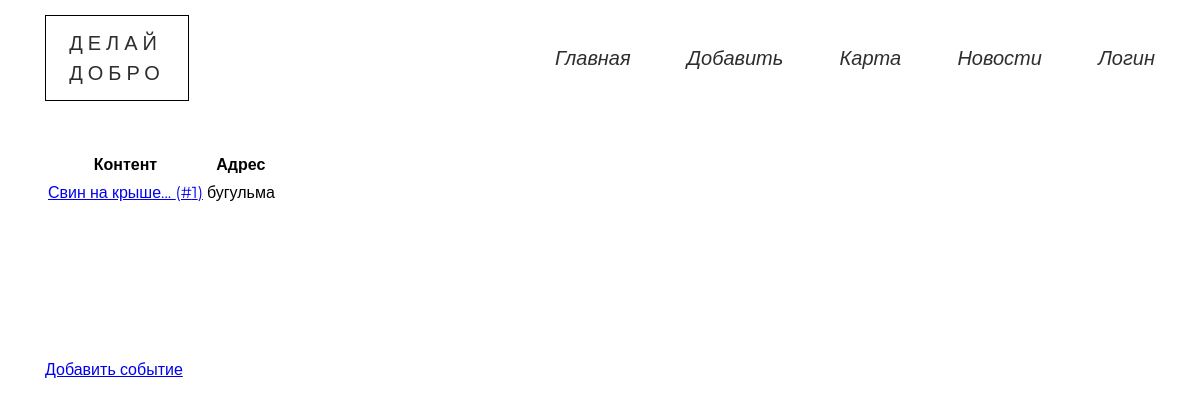
/events/, run on an earlier commit of the app's database.
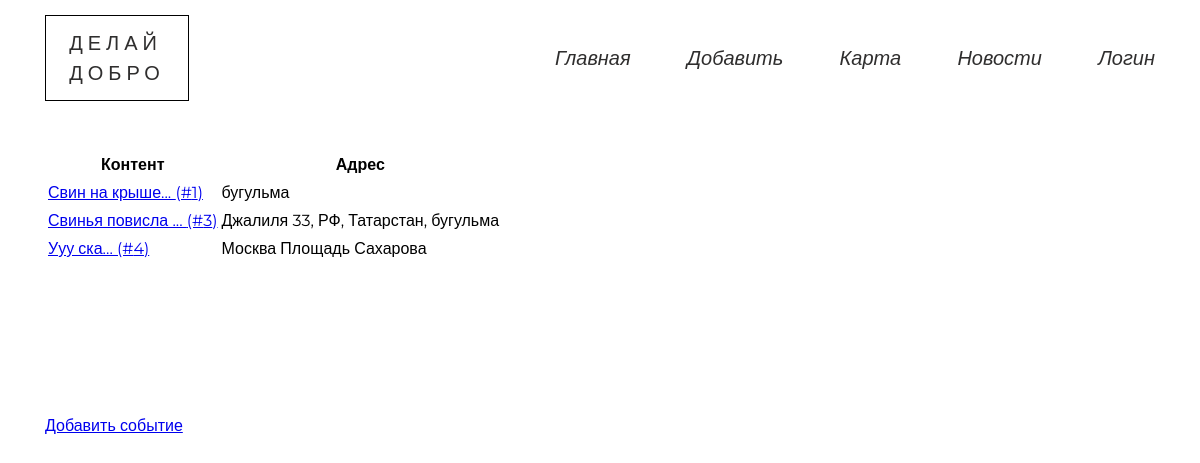
And on a later commit of the database.
### data/model_events.py (models this page shows)
class Event(SqlAlchemyBase, SerializerMixin):
    __tablename__ = 'events'
    id = sqlalchemy.Column(sqlalchemy.Integer,
                           primary_key=True, autoincrement=True)
    address = sqlalchemy.Column(sqlalchemy.String)
    content = sqlalchemy.Column(sqlalchemy.String)
    ll = sqlalchemy.Column(sqlalchemy.String)
    additions = sqlalchemy.Column(sqlalchemy.String)
    user_id = sqlalchemy.Column(sqlalchemy.Integer,
                                sqlalchemy.ForeignKey("users.id"))
    photo = sqlalchemy.orm.relation("File", uselist=False)

### blueprints/events.py (the view)
@blueprint.route('/events/', methods=['GET', 'POST'])
def events():
    session = db_session.create_session()
    events = session.query(Event).all()
    return render_template('events.html', events=events)

### data/db_session.py (called while the page is built)
def create_session() -> Session:
    global __factory
    return __factory()

### templates/events.html
{% extends "base.html" %}
{% block content %}
<div class="container">
    <table class="average-table">
        <thead>
            <th>Контент</th>
            <th>Адрес</th>
        </thead>
        <tbody>
            {% for event in events %}
                <tr>
                    <td><a href="/event/{{ event.id }}">{{ event.content[:15] + "..." }} (#{{ event.id }})</a></td>
                    <td>{{ event.address }}</td>
                </tr>
            {% endfor %}
        </tbody>
    </table>
    <a href="/add_event" class="add_event" >Добавить событие</a>
</div>
{% endblock %}

### templates/base.html (shortened to what this page needs)
<!DOCTYPE html>
<html lang="en">
<head>
    <link rel="stylesheet" href="/static/css/bootstrap-grid.min.css">
    <link rel="stylesheet" href="/static/css/style.min.css">
    <link rel="stylesheet" href="/static/css/EGOR.css">
</head>
<body>
    <header class="menu">
        <div class="container">
        <div class="menu__wrapper">
            <div class="menu_logo">ДЕЛАЙ <br> ДОБРО</div>
            <ul class="menu_ul" id='menu'>
                <li class="menu_li"><a href="/">Главная</a></li>
                <li class="menu_li"><a href="/add_event">Добавить</a></li>
                <li class="menu_li"><a href="/events">Карта</a></li>
                <li class="menu_li"><a href="/">Новости</a></li>
                {% if current_user.is_authenticated %}
                        <li class="menu_li"><a href="/user/{{ current_user.id }}">Личный кабинет</a></li>
                {% else %}
                        <li class="menu_li go"><a href='/login' style="cursor:pointer;">Логин</a> </li>
                {% endif %}
            </ul>
        </div>
    </header>
    <main>
    {% block content %}
    {% endblock %}
    </main>
</body>
</html>

What changed in the data, as far as the page shows it:
added Event: content "Свинья повисла ...", id "3", address "Джалиля 33, РФ, Татарстан, бугульма"
added Event: content "Ууу ска...", id "4", address "Москва Площадь Сахарова"
